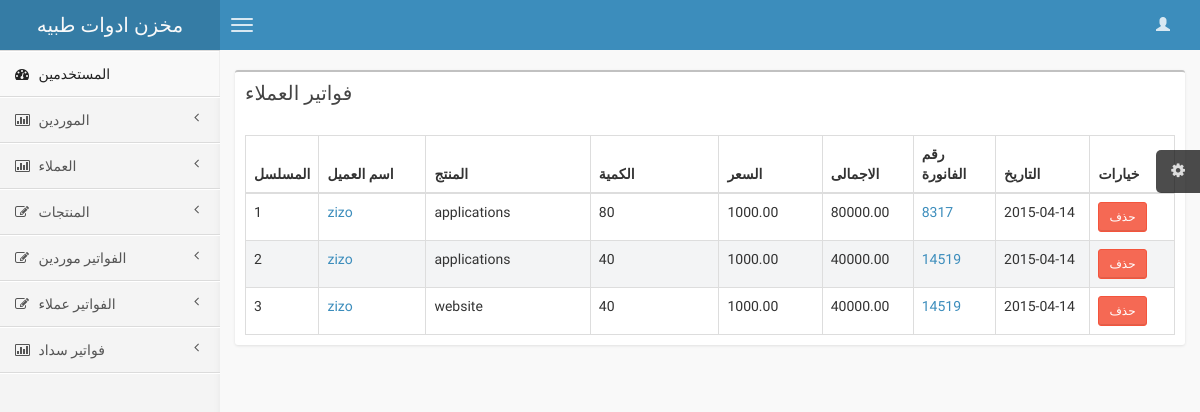
Screenshot of /client_bill.php?id=1 (signed in) with the database file from the repository.
### tables this page shows
CREATE TABLE IF NOT EXISTS `bills` (
  `id` int(11) NOT NULL AUTO_INCREMENT,
  `client_id` int(11) NOT NULL,
  `product_id` int(11) NOT NULL,
  `quantity` int(11) NOT NULL,
  `date` date NOT NULL,
  `price` decimal(10,2) NOT NULL,
  `bill_num` int(11) NOT NULL,
  `total` decimal(10,2) NOT NULL,
  PRIMARY KEY (`id`)
);

CREATE TABLE IF NOT EXISTS `clients` (
  `id` int(11) NOT NULL AUTO_INCREMENT,
  `client_name` text NOT NULL,
  `phone` varchar(100) NOT NULL,
  `address` text NOT NULL,
  `deserved` decimal(10,3) NOT NULL,
  PRIMARY KEY (`id`)
);

CREATE TABLE IF NOT EXISTS `products` (
  `id` int(11) NOT NULL AUTO_INCREMENT,
  `product_name` text NOT NULL,
  `supplier_id` text NOT NULL,
  `original_price` decimal(10,3) NOT NULL,
  `quantity` int(11) NOT NULL,
  `product_price` decimal(10,3) NOT NULL,
  PRIMARY KEY (`id`)
);

### client_bill.php (the view)
<?php require 'sidebar.php'; ?>
<section class="content">
	<div class="row">
		<div class="col-xs-12">
			<div class="box">
				<div class="box-header">
					<h3 class="box-title">فواتير العملاء</h3>
				</div>
				<div class="box-body table-responsive">
					<div id="example1_wrapper" class="dataTables_wrapper form-inline" role="grid">
						<div class="row">
							<div class="col-xs-6">
								</div>
					<div class="col-xs-6">
				</div>
						</div>
						<table id="example1" class="table table-bordered table-striped dataTable" aria-describedby="example1_info">
							<thead>
								<tr role="row">
									<th>المسلسل</th>
									<th class="sorting_asc" role="columnheader" tabindex="0" aria-controls="example1" rowspan="1" colspan="1" aria-sort="ascending" aria-label="Rendering engine: activate to sort column descending" style="width: 189px;">اسم العميل</th>
									<th class="sorting" role="columnheader" tabindex="0" aria-controls="example1" rowspan="1" colspan="1" aria-label="Browser: activate to sort column ascending" style="width: 277px;">المنتج</th>
									<th class="sorting" role="columnheader" tabindex="0" aria-controls="example1" rowspan="1" colspan="1" aria-label="Platform(s): activate to sort column ascending" style="width: 248px;">الكمية</th>
									<th class="sorting" role="columnheader" tabindex="0" aria-controls="example1" rowspan="1" colspan="1" aria-label="Engine version: activate to sort column ascending" style="width: 159px;">السعر</th>
									<th class="sorting" role="columnheader" tabindex="0" aria-controls="example1" rowspan="1" colspan="1" aria-label="CSS grade: activate to sort column ascending" style="width: 115px;">الاجمالى</th>
									<th class="sorting" role="columnheader" tabindex="0" aria-controls="example1" rowspan="1" colspan="1" aria-label="CSS grade: activate to sort column ascending" style="width: 115px;">رقم الفانورة</th>
									<th class="sorting" role="columnheader" tabindex="0" aria-controls="example1" rowspan="1" colspan="1" aria-label="Engine version: activate to sort column ascending" style="width: 159px;">التاريخ</th>
									<th class="sorting" role="columnheader" tabindex="0" aria-controls="example1" rowspan="1" colspan="1" aria-label="CSS grade: activate to sort column ascending" style="width: 115px;">خيارات</th>
								</tr>
							</thead>
							<tbody role="alert" aria-live="polite" aria-relevant="all"><tr class="odd">
								<?php
								if (isset($_GET['id'])) {
								$id=$_GET['id'];
								}
								 require 'connection.php';
								$sql="SELECT * FROM bills WHERE client_id=$id ";
								$query=$conn->query($sql);
								$i=1;
								while ($result=$query->fetch(PDO::FETCH_ASSOC)) {
									extract($result);
									$query2=$conn->query("SELECT client_name FROM clients WHERE id=$client_id");
									$result2=$query2->fetch(PDO::FETCH_ASSOC);
									extract($result2);
									$query3=$conn->query("SELECT product_name FROM products WHERE id=$product_id");
									$result3=$query3->fetch(PDO::FETCH_ASSOC);
									extract($result3);
									echo "<tr class='even'>
									<td>$i</td>
									<td class=''><a href='client_bill.php?id=$client_id'>$client_name</a></td>
									<td class=''>$product_name</td>
									<td class=''>$quantity</td>
									<td class=''>$price</td>
									<td class=''>$total</td>
									<td class=''><a href='printbill.php?id=$bill_num'>$bill_num</a></td>
									<td class=''>$date</td>
									<td class=''><a href='deletebill.php?id=$id'><button class='btn btn-danger btn-sm'>حذف</button></a>
									</td>
									</tr>";
									$i++;
								}
								?>
							</tbody>
						</table>
					</div>
				</div>
			</div>
		</div>
	</section>
	<?php require 'footer.php'; ?>

### rows the page displays
bills: client.client_name "zizo", product.product_name "applications", quantity "80", price "1000.00", total "80000.00", bill_num "8317", date "2015-04-14"
bills: client.client_name "zizo", product.product_name "applications", quantity "40", price "1000.00", total "40000.00", bill_num "14519", date "2015-04-14"
bills: client.client_name "zizo", product.product_name "website", quantity "40", price "1000.00", total "40000.00", bill_num "14519", date "2015-04-14"
